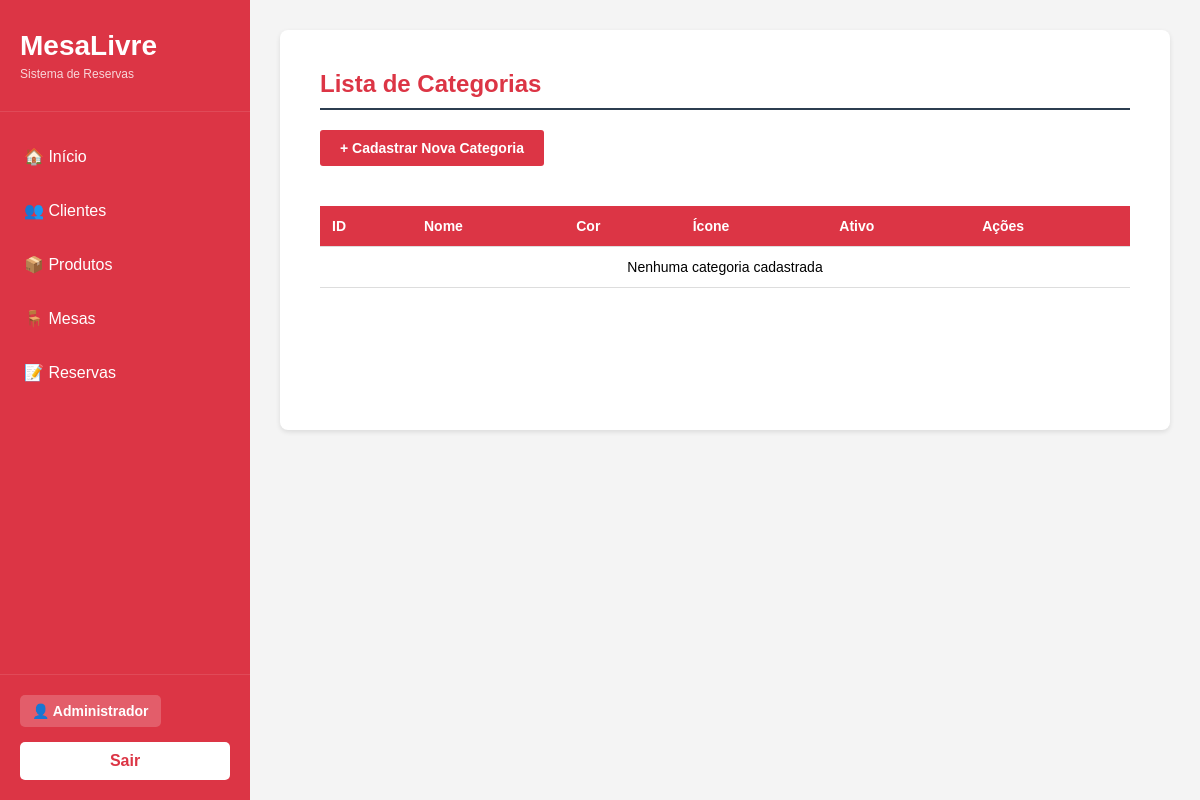
The app's page /MesaLivre/categoria.php (signed in), older data.
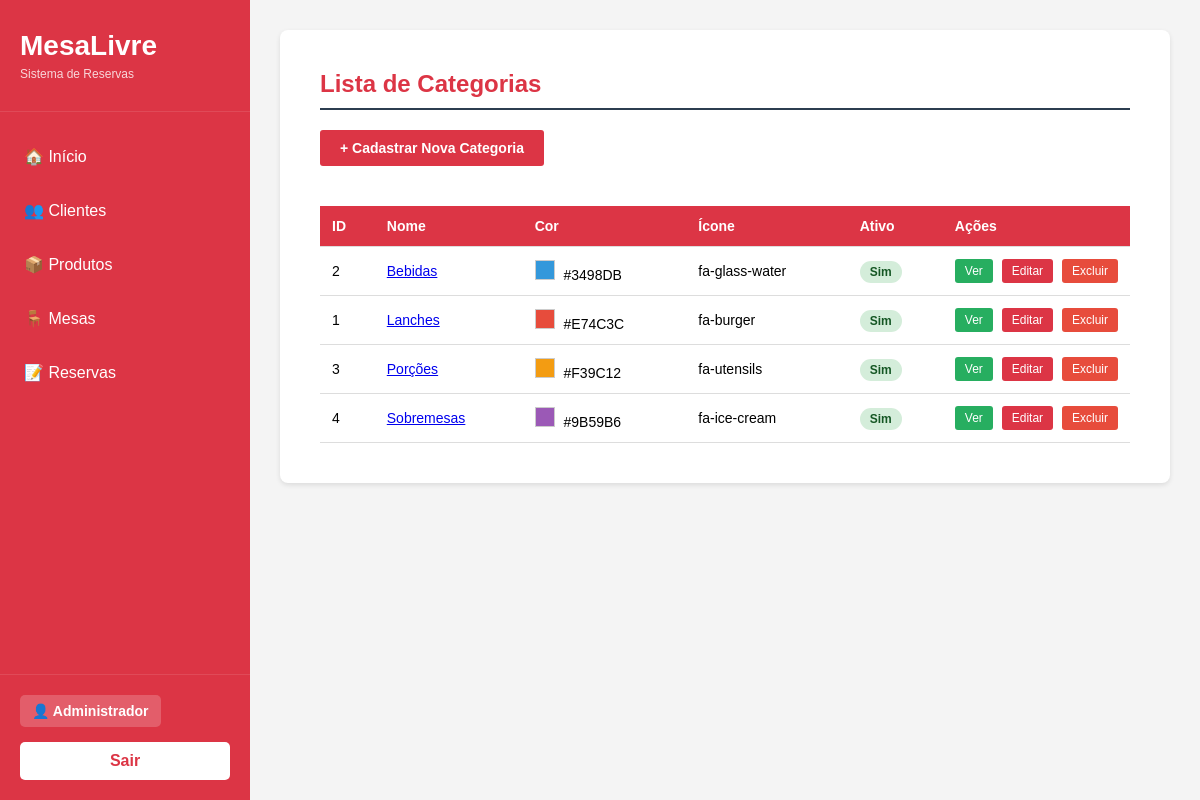
The same page, newer data.
### tables this page shows
CREATE TABLE categorias (
    id_categoria INT AUTO_INCREMENT PRIMARY KEY,
    nome VARCHAR(60) NOT NULL,
    cor VARCHAR(20),
    icone VARCHAR(100),
    ativo BOOLEAN DEFAULT TRUE
);

### MesaLivre/controle/categoria/ListarCategoria_class.php (called while the page is built)
<?php
include_once("modelo/categoria/CategoriaDAO_class.php");
class ListarCategoria{
    public function __construct(){
        $dao = new CategoriaDAO();
        $lista = $dao->listar();
        include_once("visao/categoria/listaCategoria.php");
    }
}
?>

### MesaLivre/modelo/categoria/CategoriaDAO_class.php (called while the page is built, shortened)
<?php
include_once "ConnectionFactory_class.php";
class CategoriaDAO {
    public function listar(){
        try{
            $fabrica = new ConnectionFactory();
            $con = $fabrica->getConnection();
            $stmt = $con->prepare("SELECT * FROM categorias WHERE ativo = 1 ORDER BY nome ASC");
            $stmt->execute();
            $result = $stmt->fetchAll(PDO::FETCH_ASSOC);
            return $result;
        } catch (PDOException $ex){
            echo "Erro ao listar categorias: " . $ex->getMessage();
            return [];
        }
    }
}
?>

### MesaLivre/modelo/ConnectionFactory_class.php (called while the page is built, shortened)
<?php
if(!class_exists('ConnectionFactory')){
	class ConnectionFactory{
		public $dbType = "mysql";
		public $host = "localhost";
		public $user = "root";
		public $senha = "";
		public $db = "mesalivre";
		public $persistente = false;
		public function getConnection(){
			try{
				$this->con = new PDO(
					$this->dbType.":host=".$this->host.";dbname=".$this->db,
					$this->user,
					$this->senha,
					array(PDO::ATTR_PERSISTENT => $this->persistente,
					PDO::ATTR_ERRMODE => PDO::ERRMODE_EXCEPTION)
				);
				return $this->con;
			}
			catch(PDOException $ex){
				echo "Erro: " . $ex->getMessage();
			}
		}
	}
}
?>

### MesaLivre/visao/categoria/listaCategoria.php (the view, shortened to what this page needs)
<h2>Lista de Categorias</h2>
<a href="categoria.php?fun=cadastrar" class="btn btn-add">+ Cadastrar Nova Categoria</a>
<table>
    <tr>
        <th>ID</th>
        <th>Nome</th>
        <th>Cor</th>
        <th>Ícone</th>
        <th>Ativo</th>
        <th>Ações</th>
    </tr>
    <?php
    if(isset($lista) && count($lista) > 0){
        foreach($lista as $categoria){
            echo "<tr>";
            echo "<td>".$categoria['id_categoria']."</td>";
            echo "<td><a href='categoria.php?fun=exibir&id=".$categoria['id_categoria']."'>".$categoria['nome']."</a></td>";
            echo "<td>
                    <span style='display: inline-block; width: 20px; height: 20px; background-color: ".$categoria['cor']."; border: 1px solid #ccc; margin-right: 5px;'></span>
                    ".$categoria['cor']."
                  </td>";
            echo "<td>".$categoria['icone']."</td>";
            echo "<td><span class='status-badge ".($categoria['ativo'] == 1 ? 'status-livre' : 'status-ocupada')."'>".($categoria['ativo'] == 1 ? 'Sim' : 'Não')."</span></td>";
            echo "<td class='actions-cell'>
                    <a href='categoria.php?fun=exibir&id=".$categoria['id_categoria']."' class='btn btn-view'>Ver</a>
                    <a href='categoria.php?fun=alterar&id=".$categoria['id_categoria']."' class='btn btn-edit'>Editar</a>
                    <a href='categoria.php?fun=excluir&id=".$categoria['id_categoria']."' class='btn btn-delete'>Excluir</a>
                  </td>";
            echo "</tr>";
        }
    } else {
        echo "<tr><td colspan='6' style='text-align: center;'>Nenhuma categoria cadastrada</td></tr>";
    }
    ?>
</table>

Row changes from the older to the newer data that the page shows:
added categorias: id_categoria "2", nome "Bebidas", cor "#3498DB", icone "fa-glass-water", ativo "Sim"
added categorias: id_categoria "1", nome "Lanches", cor "#E74C3C", icone "fa-burger", ativo "Sim"
added categorias: id_categoria "3", nome "Porções", cor "#F39C12", icone "fa-utensils", ativo "Sim"
added categorias: id_categoria "4", nome "Sobremesas", cor "#9B59B6", icone "fa-ice-cream", ativo "Sim"
Text that changed along with them:
text no longer shown: "Nenhuma categoria cadastrada"
